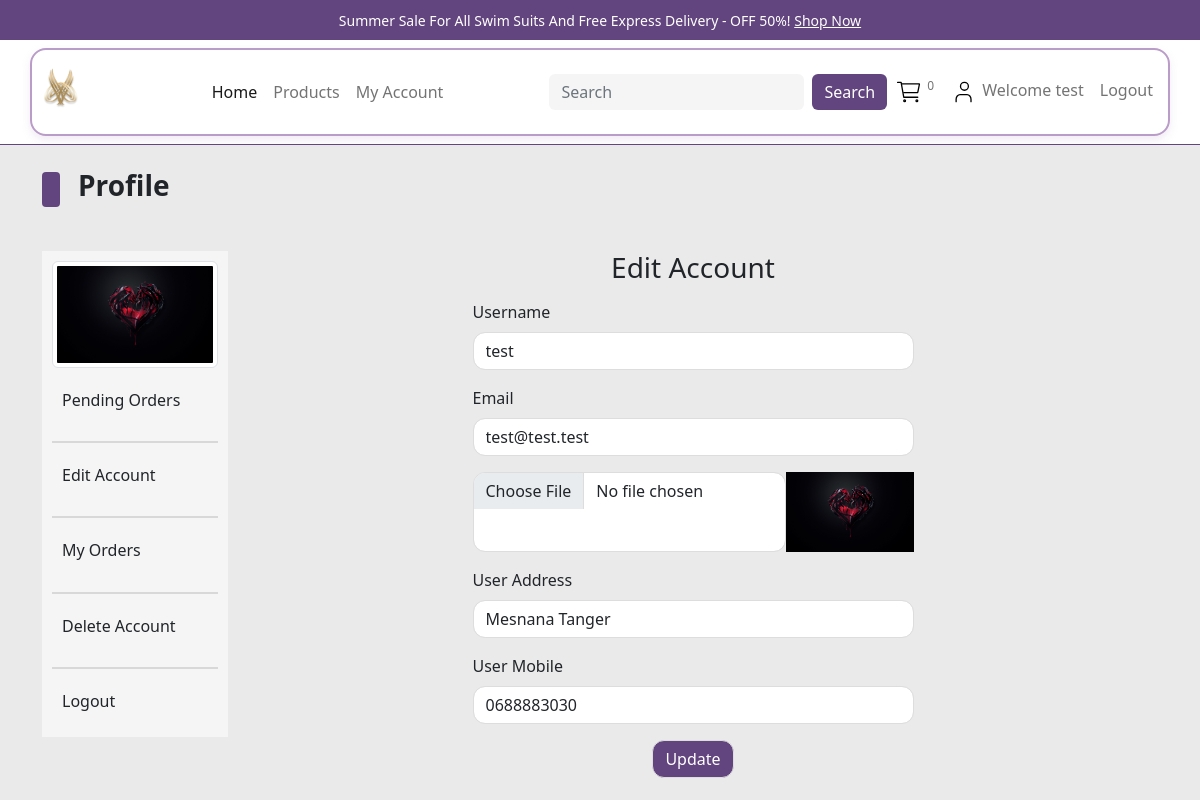
The app's page /users_area/profile.php?edit_account (signed in) with its own data.
### tables this page shows
CREATE TABLE `user_table` (
  `user_id` int(11) NOT NULL,
  `username` varchar(100) NOT NULL,
  `user_email` varchar(100) NOT NULL,
  `user_password` varchar(255) NOT NULL,
  `user_image` varchar(255) NOT NULL,
  `user_ip` varchar(100) NOT NULL,
  `user_address` varchar(255) NOT NULL,
  `user_mobile` varchar(20) NOT NULL,
  `role` enum('admin','user') NOT NULL DEFAULT 'user'
);

### users_area/edit_account.php (the view, shortened to what this page needs)
<?php
if(isset($_GET['edit_account'])){
    $user_session_name = $_SESSION['username'];
    $select_user_query = "SELECT * FROM `user_table` WHERE username='$user_session_name'";
    $select_user_result = mysqli_query($con,$select_user_query);
    $row_user_fetch = mysqli_fetch_array($select_user_result);
    $username = $row_user_fetch['username'];
    $user_email = $row_user_fetch['user_email'];
    $user_address = $row_user_fetch['user_address'];
    $user_mobile = $row_user_fetch['user_mobile'];
    $user_image = $row_user_fetch['user_image'];
}
?>
<!DOCTYPE html>
<html lang="en">
<head>
</head>
<body>
    <div class="container">
        <div class="row justify-content-center">
            <div class="col-md-6">
                <h3 class="text-center mb-3">Edit Account</h3>
                <form action="" method="post" enctype="multipart/form-data" class="d-flex flex-column gap-3">
                    <div class="form-outline">
                        <label for="user_username" class="form-label">Username</label>
                        <input type="text" name="user_username" id="user_username" class="form-control" value="<?php echo $username;?>">
                    </div>
                    <div class="form-outline">
                        <label for="user_email" class="form-label">Email</label>
                        <input type="email" name="user_email" id="user_email" class="form-control" value="<?php echo $user_email;?>">
                    </div>
                    <div class="form-outline d-flex">
                        <input type="file" name="user_image" id="user_image" value="<?php echo $user_image;?>" class="form-control">
                        <img src="./user_images/<?php echo $user_image;?>" height="80px" alt="<?php echo $username;?> Photo">
                    </div>
                    <div class="form-outline">
                        <label for="user_address" class="form-label">User Address</label>
                        <input type="text" name="user_address" id="user_address" class="form-control" value="<?php echo $user_address;?>">
                    </div>
                    <div class="form-outline">
                        <label for="user_mobile" class="form-label">User Mobile</label>
                        <input type="text" name="user_mobile" id="user_mobile" class="form-control" value="<?php echo $user_mobile;?>">
                    </div>
                    <div class="form-outline text-center">
                        <input type="submit" name="user_update" id="user_update" value="Update" class="btn btn-primary">
                    </div>
                </form>
            </div>
        </div>
    </div>
</body>
</html>

### users_area/profile.php (shortened to what this page needs)
<?php
include("../functions/common_function.php");
?>
<!DOCTYPE html>
<html lang="en">
<head>
    <link rel="stylesheet" href="../assets/css/bootstrap.css" />
    <link rel="stylesheet" href="../assets/css/main.css" />
</head>
<body>
    <div class="upper-nav primary-bg p-2 px-3 text-center text-break">
        <span>Summer Sale For All Swim Suits And Free Express Delivery - OFF 50%! <a>Shop Now</a></span>
    </div>
    <nav class="navbar navbar-expand-lg navbar-light bg-light" data-aos="fade-in" data-aos-delay="200" data-aos-duration="1000">
        <div class="container" style="border: 2px solid #B99CC8; border-radius: 16px; padding: 7px; box-shadow: 0 4px 8px rgba(185, 156, 200, 0.2);" data-aos="fade-in" data-aos-delay="200" data-aos-duration="1000">
            <a class="navbar-brand d-flex align-items-center gap-2" href="../index.php">
                <img src="../assets/images/Logo.png" alt="Diva's Bloom Logo" style="height: 60px;">
            </a>
            <div class="collapse navbar-collapse" id="navbarSupportedContent">
                <ul class="navbar-nav mx-auto mb-2 mb-lg-0">
                    <li class="nav-item" data-aos="fade-in" data-aos-delay="200" data-aos-duration="1000">
                        <a class="nav-link active" aria-current="page" href="../index.php">Home</a>
                    </li>
                    <li class="nav-item" data-aos="fade-in" data-aos-delay="200" data-aos-duration="1000">
                        <a class="nav-link" href="../products.php">Products</a>
                    </li>
                    <?php
                        if(isset($_SESSION['username'])){
                            echo "
                            <li class='nav-item'>
                            <a class='nav-link' href='./profile.php'>My Account</a>
                        </li>";
                        }
                        else{
                            echo "
                            <li class='nav-item' >
                            <a class='nav-link' href='./user_registration.php'>Register</a>
                        </li>";
                        }
                    ?>
                </ul>
                <form class="d-flex">
                    <input class="form-control me-2" type="search" placeholder="Search" aria-label="Search">
                    <button class="btn btn-outline-primary" type="submit">Search</button>
                </form>
                <ul class="navbar-nav mb-2 mb-lg-0">
                    <li class="nav-item">
                        <a class="nav-link" href="./cart.php">
                            <sup>
                            </sup>
                        </a>
                    </li>
                    <li class="nav-item">
                        <a class="nav-link" class="d-flex align-items-center gap-1" href="#">
                            <?php
                                if(!isset($_SESSION['username'])){
                                    echo "<span>
                                    Welcome guest
                                </span>";
                            }else{
                                    echo "<span>
                                    Welcome ".$_SESSION['username']. "</span>";
                                }
                                ?>
                        </a>
                    </li>
                    <?php
                    if(!isset($_SESSION['username'])){
                        echo "<li class='nav-item'>
                        <a class='nav-link' href='./user_login.php'>
                            Login
                        </a>
                    </li>";
                }else{
                        echo "<li class='nav-item'>
                        <a class='nav-link' href='./logout.php'>
                            Logout
                        </a>
                    </li>";
                    }
                    ?>
                </ul>
            </div>
        </div>
    </nav>
    <div class="all-prod">
        <div class="container">
            <div class="sub-container pt-4 pb-4">
                <div class="categ-header">
                    <div class="sub-title">
                        <span class="shape"></span>
                        <span class="title h3 text-dark">Profile</span>
                    </div>
                </div>
                <div class="row mx-0">
                    <div class="col-md-2 side-nav p-0">
                        <ul class="navbar-nav me-auto navbar-profile">
                            <?php
                                $username = $_SESSION['username'];
                                $select_user_img = "SELECT * FROM `user_table` WHERE username='$username'";
                                $select_user_img_result = mysqli_query($con,$select_user_img);
                                $row_user_img = mysqli_fetch_array($select_user_img_result);
                                $userImg = $row_user_img['user_image'];
                                echo "                            <li class='nav-item d-flex align-items-center gap-2'>
                                <img src='./user_images/$userImg' alt='$username photo' class='img-profile img-thumbnail'/>
                            </li>";
                            ?>
                            <li class="nav-item d-flex align-items-center gap-2">
                                <a href="profile.php" class="nav-link fw-bold">
                                    <h6>Pending Orders</h6>
                                </a>
                            </li>
                            <li class="table-group-divider"></li>
                            <li class="nav-item d-flex align-items-center gap-2">
                                <a href="profile.php?edit_account" class="nav-link fw-bold">
                                    <h6>Edit Account</h6>
                                </a>
                            </li>
                            <li class="table-group-divider"></li>
                            <li class="nav-item d-flex align-items-center gap-2">
                                <a href="profile.php?my_orders" class="nav-link fw-bold">
                                    <h6>My Orders</h6>
                                </a>
                            </li>
                            <li class="table-group-divider"></li>
                            <li class="nav-item d-flex align-items-center gap-2">
                                <a href="profile.php?delete_account" class="nav-link fw-bold">
                                    <h6>Delete Account</h6>
                                </a>
                            </li>
                            <li class="table-group-divider"></li>
                            <li class="nav-item d-flex align-items-center gap-2">
                                <a href="./logout.php" class="nav-link fw-bold">
                                    <h6>Logout</h6>
                                </a>
                            </li>
                        </ul>
                    </div>
                    <div class="col-md-10">
                        <div class="row">
                            <?php
                                if(isset($_GET['edit_account'])){
                                    include('./edit_account.php');
                                }
                            ?>
                        </div>
                    </div>
                </div>
            </div>
        </div>
    </div>
</body>
</html>

### assets/css/main.css (style rules this page uses)
* { -webkit-box-sizing: border-box; -moz-box-sizing: border-box; box-sizing: border-box; margin: 0; padding: 0; }
html { scroll-behavior: smooth; }
body { background-color:rgb(234, 234, 234); }
a { text-decoration: none; color: #000000; cursor: pointer; }
button, input[type="submit"] { cursor: pointer; }
ul { list-style: none; }
.primary-bg { background-color: #62447E; }
.text-dark { --bs-text-opacity: 1; color: rgba(var(--bs-darkk-rgb), var(--bs-text-opacity)) !important; }
.container .categ-header { display: flex; flex-direction: column; gap: 20px; margin-bottom: 40px; }
.container .categ-header .sub-title { display: flex; flex-direction: row; gap: 18px; align-items: center; }
.container .categ-header .sub-title span:nth-of-type(1) { width: 18px; height: 35px; background-color: #62447E; border-radius: 4px; -webkit-border-radius: 4px; -moz-border-radius: 4px; -ms-border-radius: 4px; -o-border-radius: 4px; }
.shape { display: inline-block; width: 18px; height: 35px; background-color: #62447E; border-radius: 4px; -webkit-border-radius: 4px; -moz-border-radius: 4px; -ms-border-radius: 4px; -o-border-radius: 4px; }
.container .categ-header .sub-title span:nth-of-type(2) { color: #62447E; font-weight: bold; }
.upper-nav span { color: #ffffff; font-size: 14px; }
.upper-nav span a { text-decoration: underline !important; }
.bg-light { background-color: #ffffff !important; border-bottom: 1px solid #62447E; }
.navbar .d-flex .form-control { background-color: #F5F5F5; border: none; }
.navbar .d-flex .btn-outline-primary { background-color: #62447E; color: #ffffff; border: none; }
.all-prod .container .sub-container .side-nav a { padding: 8px 10px; }
.navbar-profile { background-color: #F5F5F5; padding: 10px; gap: 15px; }
.img-profile { width:100%; }
li.table-group-divider , .table-group-divider { border-color: #d8d8d8; }
.navbar-brand { color: #62447E; }
.form-outline input { border-radius: 12px; border: 1px solid #ddd; }
.btn-primary { background-color: #62447E; border: none; border-radius: 12px; transition: background-color 0.3s ease; }

### records on screen
user_table: user_image (picture), user_username "test", user_email "test@test.test", user_image+username (picture), user_address "Mesnana Tanger", user_mobile "0688883030"

### other values on screen
$count_cart_items "0"
$_SESSION['username'] "test"
